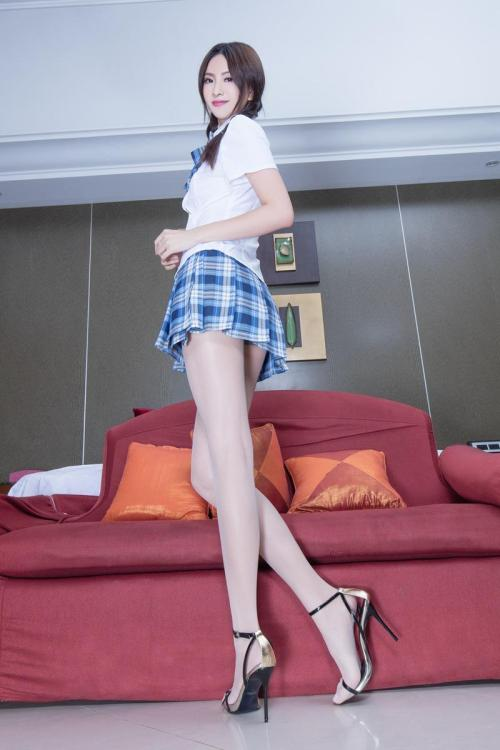
#> input picture dealPic/images/1.jpg, 500 x 750 px
$ python '切图.py'
#> lines starting #> are read from the running program, lines starting #| are printed output that depends on the picture
# -*- coding: utf-8 -*-
# @Time : 2020/6/9 13:10
# @Author : Fan
from PIL import Image
import sys

#图片填充为正方形
def fill_image(image):
    width,height =  image.size
    #选图片最大的边
    n_image_length = width if width > height else height
    #填充为白色
    n_image = Image.new(image.mode,(n_image_length,n_image_length),color='white')
    if width >height:
        n_image.paste(image,(0,int((n_image_length - height)/2)))
    else:
        n_image.paste(image,(int((n_image_length - width)/2),0))
    return n_image

def cut_image(image):
    width,height = image.size
    item_width = int(width/3)
    box_list = []
    for i in range(0,3):
        for j in range(0,3):
            box = (j*item_width,i*item_width,(j+1)*item_width,(i+1)*item_width)
            box_list.append(box)

    image_list = [image.crop(box) for box in box_list]
    return image_list

def save(image_list):
    index = 1
    for image in image_list:
        image.save('./images'+str(index)+'.png','PNG')
        index += 1

if __name__ == '__main__':
    file_path = './images/1.jpg'
    image = Image.open(file_path)
#> image is the input picture: PIL image 500x750 RGB; mean R, G, B 153.5, 129.7, 142.7
    image = fill_image(image)
#> in fill_image, `n_image = Image.new(image.mode,(n_image_length,n_image_length),color='..`: n_image: PIL image 750x750 RGB; every value is 255
#> in fill_image, `n_image.paste(image,(int((n_image_length - width)/2),0))`:
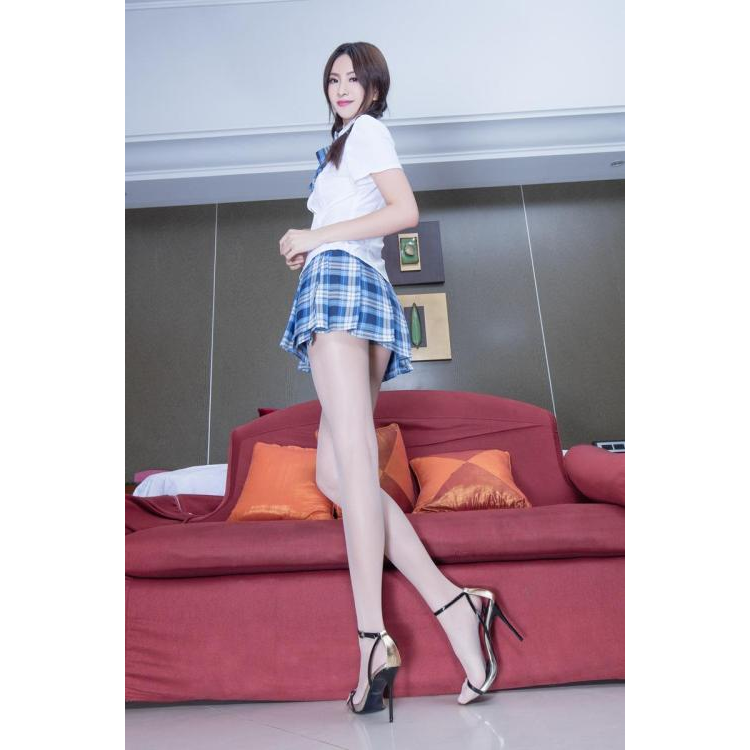
#> n_image: PIL image 750x750 RGB; mean R, G, B 187.4, 171.5, 180.1
    image_list = cut_image(image)
#> in cut_image, `image_list = [image.crop(box) for box in box_list]`: image_list = 9 items
#> image_list = 9 items
    save(image_list)
#> the loop in save, `for image in image_list:` made 9 passes
#> pass 1, in save, `image.save('./images'+str(index)+'.png','PNG')`:
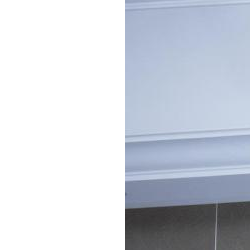
#> saved as images1.png: PIL image 250x250 RGB; mean R, G, B 206.2, 211.1, 220
#> pass 2, in save, `image.save('./images'+str(index)+'.png','PNG')`:
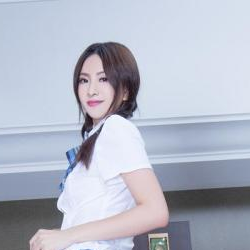
#> saved as images2.png: PIL image 250x250 RGB; mean R, G, B 179.4, 184.4, 198.7
#> after the loop in save, `for image in image_list:`: index = 10

$ run again, with dealPic/images/2.jpg copied over dealPic/images/1.jpg
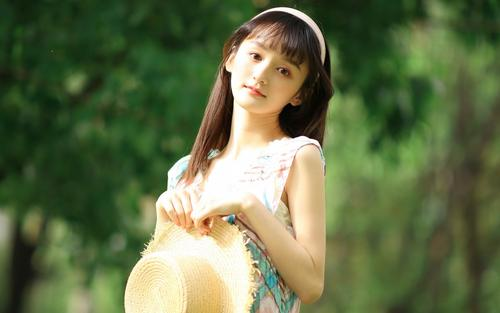
#> input picture dealPic/images/2.jpg, 500 x 313 px
#> image is the input picture: PIL image 500x313 RGB; mean R, G, B 99.3, 111.4, 72.8
#> in fill_image, `n_image.paste(image,(0,int((n_image_length - height)/2)))`:
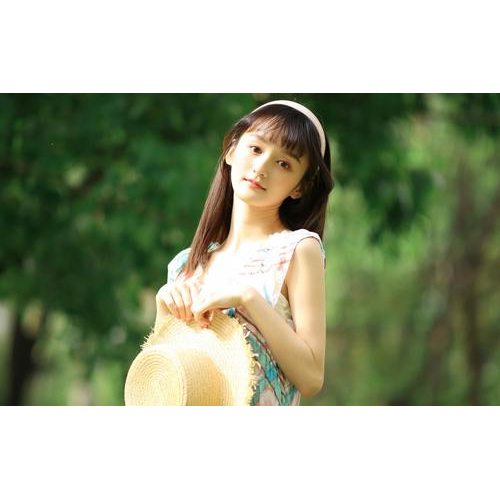
#> n_image: PIL image 500x500 RGB; mean R, G, B 157.5, 165.1, 140.9
#> in cut_image, `image_list = [image.crop(box) for box in box_list]`: image_list = 9 items
#> the loop in save, `for image in image_list:` made 9 passes
#> pass 2, in save, `image.save('./images'+str(index)+'.png','PNG')`:
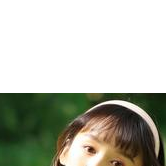
#> saved as images2.png: PIL image 166x166 RGB; mean R, G, B 180.2, 182.7, 169.8
#> after the loop in save, `for image in image_list:`: index = 10

$ run again, with dealPic/images/cut2.png saved as dealPic/images/1.jpg
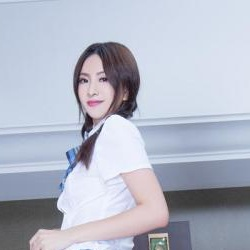
#> input picture dealPic/images/cut2.png, 250 x 250 px
#> image is the input picture: PIL image 250x250 RGB; mean R, G, B 179.4, 184.4, 198.7
#> n_image: PIL image 250x250 RGB; every value is 255
#> in cut_image, `image_list = [image.crop(box) for box in box_list]`: image_list = 9 items
#> the loop in save, `for image in image_list:` made 9 passes
#> pass 1, in save, `image.save('./images'+str(index)+'.png','PNG')`:
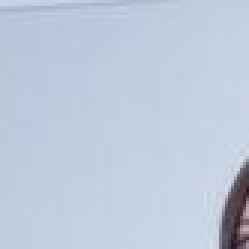
#> saved as images1.png: PIL image 83x83 RGB (shown 3 times larger); mean R, G, B 190.8, 201.6, 219.4
#> pass 2, in save, `image.save('./images'+str(index)+'.png','PNG')`:
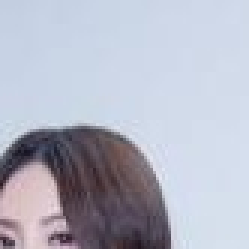
#> saved as images2.png: PIL image 83x83 RGB (shown 3 times larger); mean R, G, B 179.1, 181.7, 195.6
#> after the loop in save, `for image in image_list:`: index = 10
